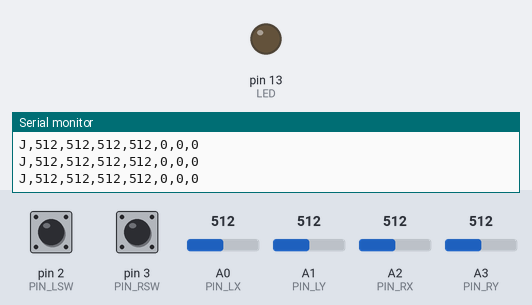
This sketch was run on a simulated Arduino Uno, built with avr-gcc and run on an emulated ATmega328P. Shown: output pins drawn as LEDs (lit = HIGH), the last lines printed to the serial monitor. The test bench sets the inputs (shaded band); at power-on: pin 3 (PIN_RSW) HIGH, pin 2 (PIN_LSW) HIGH, A0 (PIN_LX) = 512, A1 (PIN_LY) = 512, A2 (PIN_RX) = 512, A3 (PIN_RY) = 512.

Above: at 1.2 s.
1.3 s: pin 3 (PIN_RSW) pulled LOW for 0.15 s
At 1.42 s:
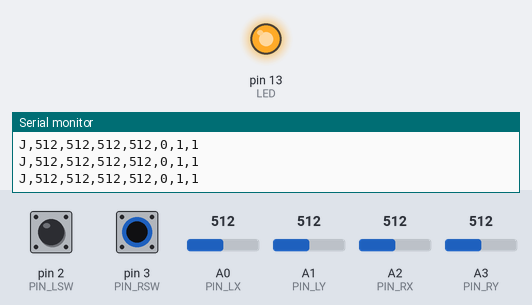
2.9 s: pin 3 (PIN_RSW) pulled LOW for 3.2 s
At 7.4 s:
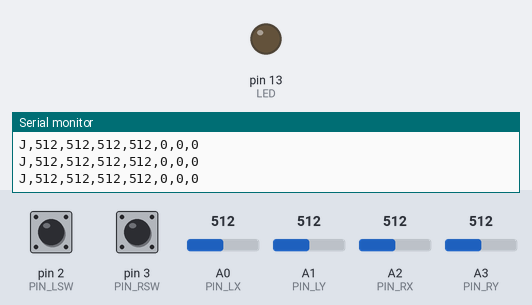
Timing chart, 0 to 8.9 s (numbered marks = the images above; inputs shaded):
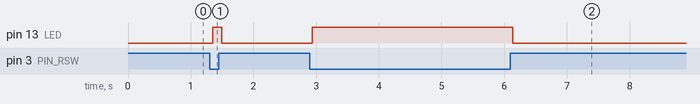

Measured:
- after the input at 1.3 s, pin 13 (LED): LOW → HIGH after 0.05 s, → LOW 0.15 s later
- after the input at 2.9 s, pin 13 (LED): LOW → HIGH at once, → LOW 3.2 s later

The sketch:

fight_pad.ino
```cpp
/*
  STRIKE TEAM - wireless pad  (Arduino UNO + 2 joysticks + HC-05 or HC-06 Bluetooth module)
  Build TWO of these, one per player. Upload the same sketch to both.

  It sends one line per reading:   J,<leftX>,<leftY>,<rightX>,<rightY>,<leftClick>,<rightClick>,<checksum>
  to BOTH the Bluetooth module and the USB cable, so the pad also works plugged in with a cable.

  Controls in the game:
      LEFT  stick : walk forward / back / left / right      LEFT  click : crouch (toggle)
      RIGHT stick : look around (up/down is limited)        RIGHT click : shoot (hold = auto)

  Wiring
      LEFT  stick : VRx -> A0   VRy -> A1   SW -> D2   +5V -> 5V   GND -> GND
      RIGHT stick : VRx -> A2   VRy -> A3   SW -> D3   +5V -> 5V   GND -> GND
      HC-05 / HC-06:
          VCC -> 5V        GND -> GND
          TXD -> D10       (module talks, Arduino listens)
          RXD <- D9 through a voltage divider:  D9 --[1k]--+--[2k]-- GND
                                                           |
                                                       module RXD
          (the module's RXD is 3.3 V logic - the divider turns the UNO's 5 V into ~3.3 V)

  BT_BAUD must equal the module's data-mode speed: 9600 out of the box. If you ran
  AT+UART=38400,0,0 on the HC-05, change it to 38400 (smoother: ~60 updates/s instead of ~30).
*/
#include <SoftwareSerial.h>

SoftwareSerial bt(10, 9);           // RX, TX  - same pins as the slave config guide

const long BT_BAUD = 9600;
const int PIN_LX = A0, PIN_LY = A1, PIN_RX = A2, PIN_RY = A3;
const int PIN_LSW = 2, PIN_RSW = 3;
const int LED = 13;

char line[56];

// The UNO has ONE ADC switched between pins: the first reading after a switch still carries
// the previous stick's voltage (sticks "bleed" into each other). Throw it away, then average 4.
int stick(int pin) {
  analogRead(pin);
  delayMicroseconds(50);
  long t = 0;
  for (int i = 0; i < 4; i++) t += analogRead(pin);
  return t / 4;
}

void setup() {
  pinMode(PIN_LSW, INPUT_PULLUP);
  pinMode(PIN_RSW, INPUT_PULLUP);
  pinMode(LED, OUTPUT);
  Serial.begin(115200);             // USB cable (game finds the baud by itself)
  bt.begin(BT_BAUD);
}

void loop() {
  int lc = digitalRead(PIN_LSW) == LOW ? 1 : 0;
  int rc = digitalRead(PIN_RSW) == LOW ? 1 : 0;
  int lx = stick(PIN_LX), ly = stick(PIN_LY), rx = stick(PIN_RX), ry = stick(PIN_RY);
  // last number = checksum: the PC drops any line damaged on the radio link
  int sum = (lx + ly + rx + ry + lc + rc) % 256;
  snprintf(line, sizeof(line), "J,%d,%d,%d,%d,%d,%d,%d\r\n", lx, ly, rx, ry, lc, rc, sum);
  Serial.print(line);
  bt.print(line);                   // at 9600 baud this takes ~28 ms, which paces the loop
  digitalWrite(LED, rc);            // on-board LED lights while shooting - handy for testing
  if (BT_BAUD > 9600) delay(10);
}
```
